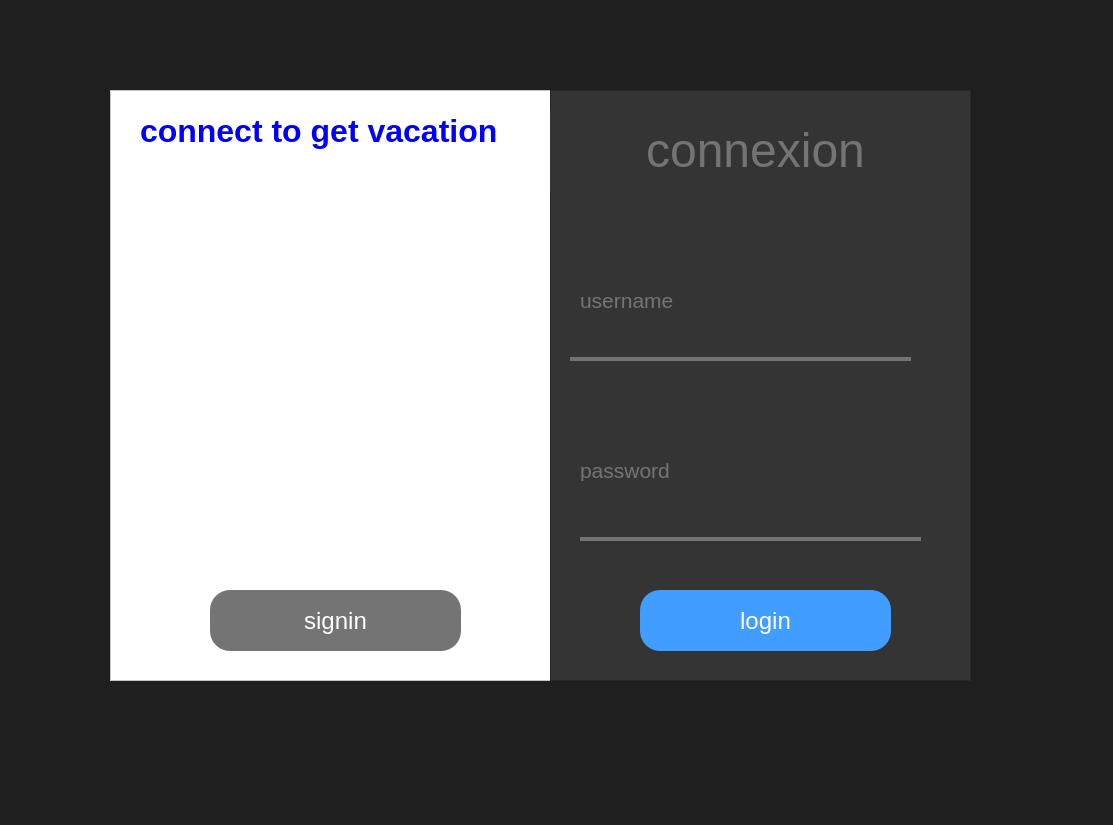
<?xml version="1.0" encoding="UTF-8"?>
<ui version="4.0">
 <class>MainWindow</class>
 <widget class="QMainWindow" name="MainWindow">
  <property name="geometry">
   <rect>
    <x>0</x>
    <y>0</y>
    <width>1113</width>
    <height>825</height>
   </rect>
  </property>
  <property name="windowTitle">
   <string>MainWindow</string>
  </property>
  <property name="windowIcon">
   <iconset>
    <normaloff>D:/Minimalistic-Flat-Modern-GUI-Template-master/Minimalistic-Flat-Modern-GUI-Template-master/images/Layout/frontpageAsset 1.png</normaloff>D:/Minimalistic-Flat-Modern-GUI-Template-master/Minimalistic-Flat-Modern-GUI-Template-master/images/Layout/frontpageAsset 1.png</iconset>
  </property>
  <property name="autoFillBackground">
   <bool>false</bool>
  </property>
  <property name="styleSheet">
   <string notr="true">background-color: rgb(31, 31, 31);</string>
  </property>
  <widget class="QWidget" name="centralwidget">
   <widget class="QWidget" name="widget" native="true">
    <property name="geometry">
     <rect>
      <x>110</x>
      <y>90</y>
      <width>861</width>
      <height>591</height>
     </rect>
    </property>
    <widget class="QFrame" name="leftpanel">
     <property name="geometry">
      <rect>
       <x>0</x>
       <y>0</y>
       <width>441</width>
       <height>591</height>
      </rect>
     </property>
     <property name="styleSheet">
      <string notr="true">background-color: rgb(255, 255, 255);
background-image: url(:/icons/python/icons/backgroun lo0gin.jpg); 
background-repeat: no-repeat;
background-position: center;
background-size: cover;</string>
     </property>
     <property name="frameShape">
      <enum>QFrame::StyledPanel</enum>
     </property>
     <property name="frameShadow">
      <enum>QFrame::Raised</enum>
     </property>
     <widget class="QPushButton" name="loginbutton">
      <property name="geometry">
       <rect>
        <x>100</x>
        <y>500</y>
        <width>251</width>
        <height>61</height>
       </rect>
      </property>
      <property name="font">
       <font>
        <pointsize>18</pointsize>
       </font>
      </property>
      <property name="styleSheet">
       <string notr="true">background:rgb(116,116,116);
color: white;
border-radius: 20px;
padding: 5px;</string>
      </property>
      <property name="text">
       <string>signin</string>
      </property>
     </widget>
     <widget class="QLabel" name="label_5">
      <property name="geometry">
       <rect>
        <x>30</x>
        <y>20</y>
        <width>411</width>
        <height>41</height>
       </rect>
      </property>
      <property name="font">
       <font>
        <pointsize>24</pointsize>
        <weight>75</weight>
        <italic>false</italic>
        <bold>true</bold>
       </font>
      </property>
      <property name="styleSheet">
       <string notr="true">background: transparent ;
color: blue;</string>
      </property>
      <property name="text">
       <string>connect to get vacation</string>
      </property>
     </widget>
    </widget>
    <widget class="QFrame" name="leftpanel_2">
     <property name="geometry">
      <rect>
       <x>440</x>
       <y>0</y>
       <width>421</width>
       <height>591</height>
      </rect>
     </property>
     <property name="styleSheet">
      <string notr="true">background-color: rgb(52, 52, 52);
color: rgb(116,116,116);</string>
     </property>
     <property name="frameShape">
      <enum>QFrame::StyledPanel</enum>
     </property>
     <property name="frameShadow">
      <enum>QFrame::Raised</enum>
     </property>
     <widget class="QLabel" name="label">
      <property name="geometry">
       <rect>
        <x>0</x>
        <y>20</y>
        <width>411</width>
        <height>81</height>
       </rect>
      </property>
      <property name="font">
       <font>
        <pointsize>36</pointsize>
        <weight>50</weight>
        <bold>false</bold>
       </font>
      </property>
      <property name="contextMenuPolicy">
       <enum>Qt::DefaultContextMenu</enum>
      </property>
      <property name="styleSheet">
       <string notr="true">color:rgb(116, 116, 116);</string>
      </property>
      <property name="frameShape">
       <enum>QFrame::NoFrame</enum>
      </property>
      <property name="frameShadow">
       <enum>QFrame::Sunken</enum>
      </property>
      <property name="lineWidth">
       <number>5</number>
      </property>
      <property name="midLineWidth">
       <number>5</number>
      </property>
      <property name="text">
       <string>connexion</string>
      </property>
      <property name="alignment">
       <set>Qt::AlignCenter</set>
      </property>
     </widget>
     <widget class="QLabel" name="label_2">
      <property name="geometry">
       <rect>
        <x>30</x>
        <y>200</y>
        <width>131</width>
        <height>21</height>
       </rect>
      </property>
      <property name="font">
       <font>
        <pointsize>16</pointsize>
       </font>
      </property>
      <property name="text">
       <string>username</string>
      </property>
     </widget>
     <widget class="QLabel" name="label_3">
      <property name="geometry">
       <rect>
        <x>30</x>
        <y>370</y>
        <width>221</width>
        <height>21</height>
       </rect>
      </property>
      <property name="font">
       <font>
        <pointsize>16</pointsize>
       </font>
      </property>
      <property name="text">
       <string>password</string>
      </property>
     </widget>
     <widget class="QLineEdit" name="username">
      <property name="geometry">
       <rect>
        <x>20</x>
        <y>220</y>
        <width>341</width>
        <height>51</height>
       </rect>
      </property>
      <property name="font">
       <font>
        <pointsize>14</pointsize>
       </font>
      </property>
      <property name="styleSheet">
       <string notr="true">border:none;
border-bottom: 4px solid rgb(115, 115, 115) ;</string>
      </property>
     </widget>
     <widget class="QLineEdit" name="password">
      <property name="geometry">
       <rect>
        <x>30</x>
        <y>400</y>
        <width>341</width>
        <height>51</height>
       </rect>
      </property>
      <property name="font">
       <font>
        <pointsize>14</pointsize>
       </font>
      </property>
      <property name="styleSheet">
       <string notr="true">border:none;
border-bottom: 4px solid rgb(115, 115, 115) ;
</string>
      </property>
      <property name="echoMode">
       <enum>QLineEdit::Password</enum>
      </property>
     </widget>
     <widget class="QPushButton" name="bt_login">
      <property name="geometry">
       <rect>
        <x>90</x>
        <y>500</y>
        <width>251</width>
        <height>61</height>
       </rect>
      </property>
      <property name="font">
       <font>
        <pointsize>18</pointsize>
       </font>
      </property>
      <property name="styleSheet">
       <string notr="true">
QPushButton {
	background:none;
	border: none;
    background-color: rgb(65, 157, 255);
	color: rgb(255, 255, 255);
	border-radius: 20px;
	padding: 5px;
}
QPushButton:hover {
	background-color: rgb(140, 140, 140);
	
}
QPushButton:pressed {	
	background-color: rgba(0,0,0,0);
}
</string>
      </property>
      <property name="text">
       <string>login</string>
      </property>
     </widget>
    </widget>
   </widget>
  </widget>
  <widget class="QMenuBar" name="menubar">
   <property name="geometry">
    <rect>
     <x>0</x>
     <y>0</y>
     <width>1113</width>
     <height>21</height>
    </rect>
   </property>
  </widget>
  <widget class="QStatusBar" name="statusbar"/>
 </widget>
 <resources>
  <include location="D:/Python-tp-main/img.qrc"/>
 </resources>
 <connections/>
</ui>
